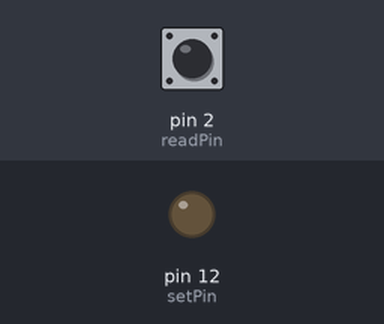
Recording of a sketch running on a simulated Arduino Uno, built with avr-gcc and run on an emulated ATmega328P. Parts: output pins drawn as LEDs (lit = HIGH). Dashed ring = blinking. Inputs (shaded band) come from the test bench; at power-on: pin 2 (readPin) LOW. What the sketch prints to the serial monitor is not drawn.

Above: at 1.2 s.
1.3 s: pin 2 (readPin) driven HIGH
At 1.6 s:
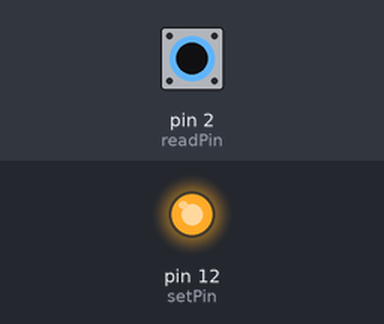
2.8 s: pin 2 (readPin) driven LOW
At 4.0 s:
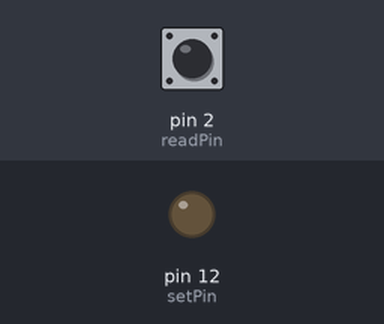
4.3 s: pin 2 (readPin) pulsed HIGH 5 times (0.12 s each, 0.3 s apart)
At 4.66 s:
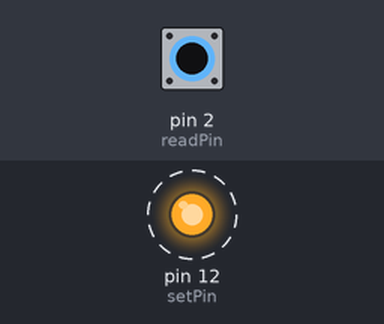
8.8 s: pin 2 (readPin) pulsed HIGH 2 times (0.12 s each, 0.3 s apart)
At 10.7 s:
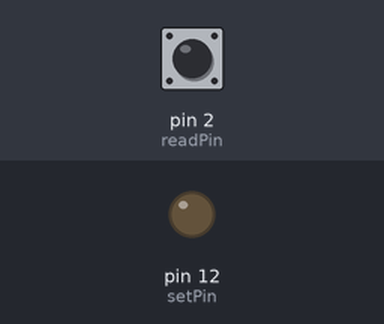
Timing chart, 0 to 12.2 s (numbered marks = the images above; inputs shaded):
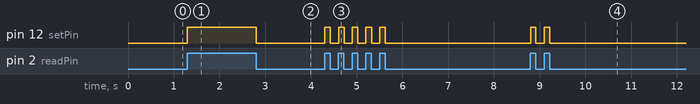

The sketch:

lightSwitch.ino
```cpp
const int readPin = 2;
const int setPin = 12;

int buttonState;

void setup() {
  // put your setup code here, to run once:

  Serial.begin(9600);

  pinMode(readPin, INPUT);
  pinMode(setPin, OUTPUT);

}

void loop() {
  // put your main code here, to run repeatedly:

  buttonState = digitalRead(readPin);

  if(buttonState == HIGH){
    digitalWrite(setPin, HIGH);
    Serial.println("ON");
  }

  else{
    digitalWrite(setPin, LOW);
    Serial.println("OFF");
  }


}
```

Measured:
- after the input at 1.3 s, pin 12 (setPin): LOW → HIGH at once
- after the input at 2.8 s, pin 12 (setPin): HIGH → LOW at once
- after the input at 4.3 s, pin 12 (setPin): alternates HIGH for 0.12 s and LOW for 0.18 s, 10 changes in all, then stays LOW, starting at once
- after the input at 8.8 s, pin 12 (setPin): alternates HIGH for 0.12 s and LOW for 0.18 s, 4 changes in all, then stays LOW, starting at once
